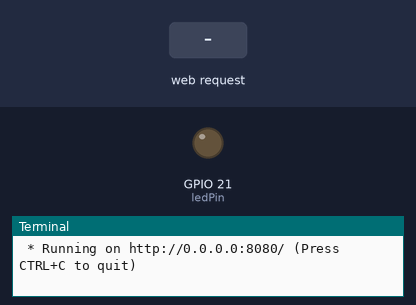
This program was run on a simulated Raspberry Pi (BCM pin numbers). On the bench: output pins drawn as LEDs (lit = HIGH), the last lines printed to the terminal. The inputs (shaded band) are chosen by the test bench. The clock reads 2024-03-15 10:24:30 at power-on unless the program sets it.

Above: at 1.2 s.
1.3 s: HTTP request for / received
2.8 s: HTTP request for /led/on received
At 3.8 s:
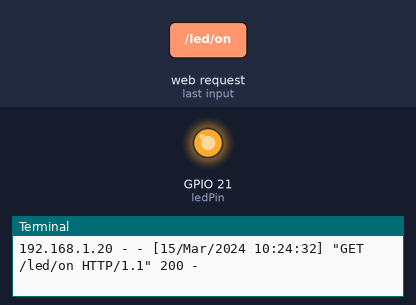
4.3 s: HTTP request for /led/clean received
At 4.9 s:
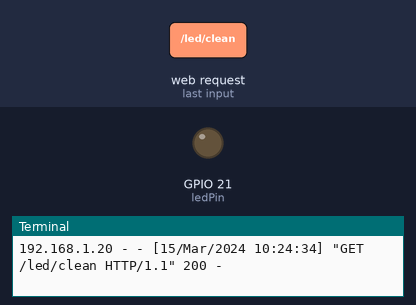
Timing chart, 0 to 7.3 s (numbered marks = the images above; inputs shaded):
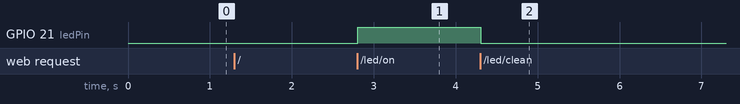

Measured:
- after the input at 2.8 s, GPIO 21 (ledPin): LOW → HIGH at once
- after the input at 4.3 s, GPIO 21 (ledPin): HIGH → LOW at once

The program:

appLedTest02.py
```python
# 01에서 주소창의 사이트를 정해진 값이아니라 아무 값이나 받았을때도 해당되는 페이지가 나오도록 구현
# => 아무값이나 받아도되기때문에 동적라우팅이라고 부름

from flask import Flask
import RPi.GPIO as GPIO

app = Flask(__name__)

ledPin = 21
#GPIO.setmode(GPIO.BCM)
#GPIO.setup(ledPin, GPIO.OUT)


@app.route('/')
def ledFlask():
   GPIO.setmode(GPIO.BCM)
   GPIO.setup(ledPin, GPIO.OUT)
   return "<h1> LED Control WepPage </h1>"


@app.route('/led/<state>')  # /이 매개변수로 와야함
def led(state):
   if(state == 'on'):
      GPIO.output(ledPin, 1)  # LED 키고
   else:
      GPIO.output(ledPin, 0)  # LED 끄고
   return ("<h1> LED %s </h1>" %state)


@app.route('/led/clean')
def clean():
   GPIO.output(ledPin, GPIO.LOW)
   GPIO.cleanup()
   return "<h1> GPIO Clean!! </h1>"

if __name__ == "__main__":
       app.run(host = "0.0.0.0", port = "8080")
```
